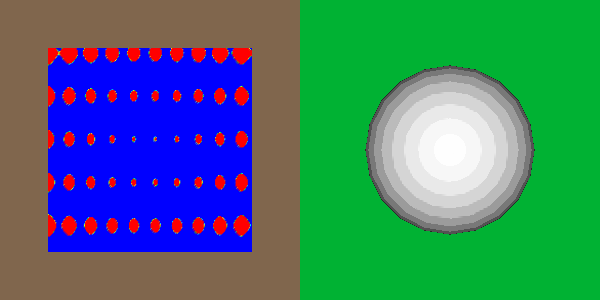

The script that drew this image:
#!/usr/bin/env python
# Demonstrate vtkmWarpVector with two modes: custom vector field and data normals.

import vtkmodules.vtkInteractionStyle  # noqa: F401
import vtkmodules.vtkRenderingOpenGL2  # noqa: F401

from vtkmodules.vtkAcceleratorsVTKmFilters import vtkmWarpVector
from vtkmodules.vtkCommonCore import vtkFloatArray
from vtkmodules.vtkCommonDataModel import vtkDataObject
from vtkmodules.vtkFiltersSources import vtkSphereSource
from vtkmodules.vtkImagingCore import vtkRTAnalyticSource
from vtkmodules.vtkRenderingCore import (
    vtkActor,
    vtkDataSetMapper,
    vtkRenderWindow,
    vtkRenderWindowInteractor,
    vtkRenderer,
)

# Colors (normalized RGB).
brown_rgb = (0.5, 0.4, 0.3)
green_rgb = (0.0, 0.7, 0.2)

# --- Viewport 0: Custom vector field warp ---
xy_source = vtkRTAnalyticSource()
xy_source.SetWholeExtent(-100, 100, -100, 100, 1, 1)
xy_source.SetCenter(0, 0, 0)
xy_source.SetMaximum(255)
xy_source.SetStandardDeviation(0.5)
xy_source.SetXFreq(60)
xy_source.SetYFreq(30)
xy_source.SetZFreq(40)
xy_source.SetXMag(10)
xy_source.SetYMag(18)
xy_source.SetZMag(10)
xy_source.SetSubsampleRate(1)
xy_source.Update()

# Create a vector array pointing in Z direction.
xy_vector = vtkFloatArray()
xy_vector.SetNumberOfComponents(3)
xy_vector.SetName("scalarVector")
xy_vector.SetNumberOfTuples(xy_source.GetOutput().GetNumberOfPoints())
for i in range(xy_source.GetOutput().GetNumberOfPoints()):
    xy_vector.SetTuple3(i, 0.0, 0.0, 1.0)
xy_source.GetOutput().GetPointData().AddArray(xy_vector)

xy_warp_vector = vtkmWarpVector()
xy_warp_vector.SetScaleFactor(2)
xy_warp_vector.SetInputConnection(xy_source.GetOutputPort())
xy_warp_vector.SetInputArrayToProcess(
    0, 0, 0, vtkDataObject.FIELD_ASSOCIATION_POINTS, "scalarVector"
)
xy_warp_vector.Update()

xy_mapper = vtkDataSetMapper()
xy_mapper.SetInputConnection(xy_warp_vector.GetOutputPort())

xy_actor = vtkActor()
xy_actor.SetMapper(xy_mapper)

renderer_0 = vtkRenderer()
renderer_0.SetViewport(0.0, 0.0, 0.5, 1.0)
renderer_0.SetBackground(brown_rgb)
renderer_0.AddActor(xy_actor)

# --- Viewport 1: Data normal warp ---
data_normal_source = vtkSphereSource()
data_normal_source.SetRadius(100)
data_normal_source.SetThetaResolution(20)
data_normal_source.SetPhiResolution(20)
data_normal_source.Update()
data_normal_output = data_normal_source.GetOutput()

data_normal_warp_vector = vtkmWarpVector()
data_normal_warp_vector.SetScaleFactor(5)
data_normal_warp_vector.SetInputData(data_normal_source.GetOutput())
data_normal_warp_vector.SetInputArrayToProcess(
    0, 0, 0, vtkDataObject.POINT,
    data_normal_output.GetPointData().GetNormals().GetName(),
)

data_normal_mapper = vtkDataSetMapper()
data_normal_mapper.SetInputConnection(data_normal_warp_vector.GetOutputPort())

data_normal_actor = vtkActor()
data_normal_actor.SetMapper(data_normal_mapper)

renderer_1 = vtkRenderer()
renderer_1.SetViewport(0.5, 0.0, 1.0, 1.0)
renderer_1.SetBackground(green_rgb)
renderer_1.AddActor(data_normal_actor)

# Window
render_window = vtkRenderWindow()
render_window.SetSize(600, 300)
render_window.SetWindowName("vtkm warp vector")
render_window.AddRenderer(renderer_0)
render_window.AddRenderer(renderer_1)

# Scene
renderer_0.ResetCamera()
renderer_1.ResetCamera()

# Interactor
interactor = vtkRenderWindowInteractor()
interactor.SetRenderWindow(render_window)

interactor.Initialize()
interactor.Start()
